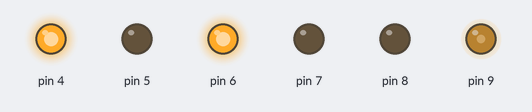
The sketch below on a simulated Arduino Uno, built with avr-gcc and run on an emulated ATmega328P. Parts: output pins drawn as LEDs (lit = HIGH).

Above: at 0.05 s.
At 2.15 s:
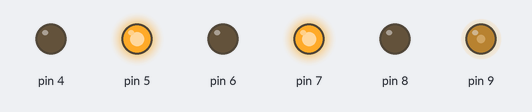
At 4.25 s:
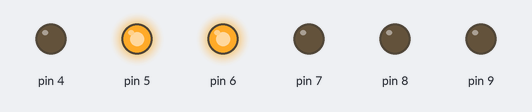
At 8.5 s:
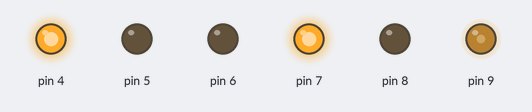
At 11.95 s:
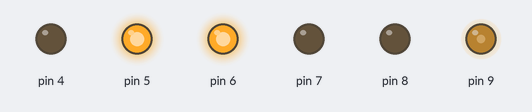
At 16.95 s:
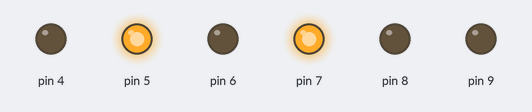
Timing chart, 0 to 19.6 s (numbered marks = the images above):
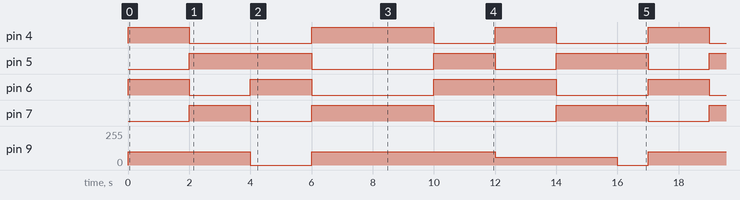

Measured:
- by itself, pin 4: repeats every 17.0 s: LOW 4.0 s, HIGH 4.0 s, LOW 2.0 s, HIGH 2.0 s, LOW 3.0 s, HIGH 2.0 s
- by itself, pin 5: LOW → HIGH at 2.0 s, → LOW 4.0 s later, → HIGH 4.0 s later, → LOW 2.0 s later, … (13 changes in this stretch)
- by itself, pin 6: repeats every 17.0 s: LOW 2.0 s, HIGH 2.0 s, LOW 4.0 s, HIGH 4.0 s, LOW 3.0 s, HIGH 2.0 s
- by itself, pin 7: repeats every 17.0 s: LOW 2.0 s, HIGH 4.0 s, LOW 4.0 s, HIGH 3.0 s, LOW 2.0 s, HIGH 2.0 s
- by itself, pin 9: repeats every 17.0 s: 0/255 2.0 s, 100/255 6.0 s, 60/255 4.0 s, 0/255 1.0 s, 100/255 4.0 s

The sketch:

Test_Motors.ino
```cpp
void motors(int left, int right){
  if (left > 0)
  {
      digitalWrite(4,1);
      digitalWrite(5,0);
      analogWrite(9, left);
  }

  else
   {
       digitalWrite(4,0);
      digitalWrite(5,1);
      analogWrite(9, -left);
   }

    if (right > 0)
  {
      digitalWrite(6,1);
      digitalWrite(7,0);
      analogWrite(8, right);
  }
  else
   {
       digitalWrite(6,0);
      digitalWrite(7,1);
      analogWrite(8, -right);
   }
}


void setup(){
  for(int i = 4; i < 8; i++)
     pinMode(i, OUTPUT);
}


void loop(){
    motors(100,100);

    delay(2000);

    motors(-100,-100);

      delay(2000);

      motors(0,100);

      delay(2000);

      motors(100,0);

      delay(2000);

      motors(100,-100);

      delay(2000);

      motors(-100,100);

        delay(2000);

        motors(60,60);

        delay(2000);

        motors(-60,-60);

        delay(2000);

        motors(0,0);

        delay(1000);
}
```
